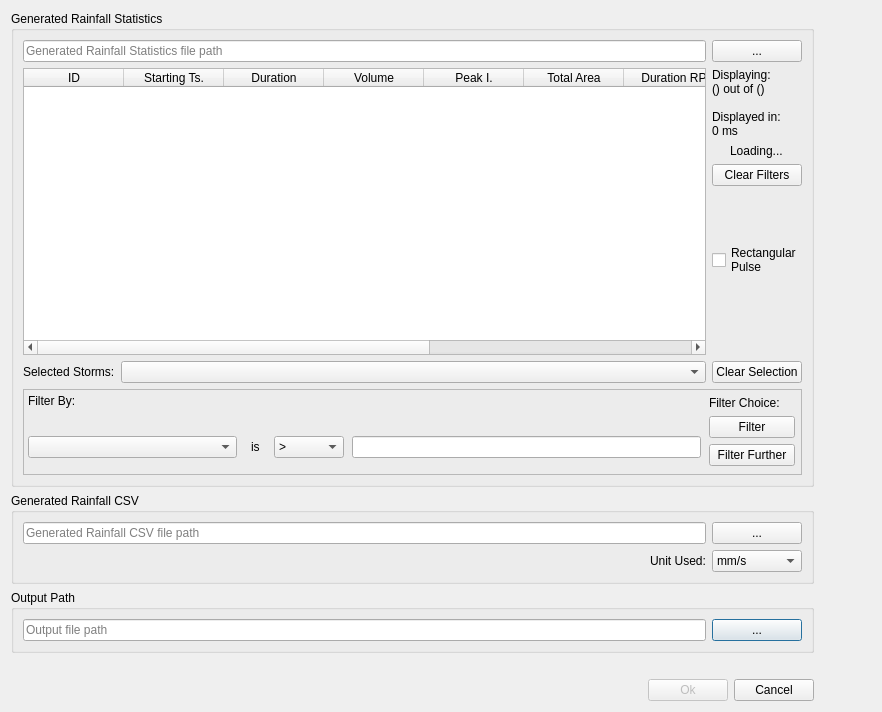
<?xml version="1.0" encoding="UTF-8"?>
<ui version="4.0">
 <class>Dialog</class>
 <widget class="QDialog" name="Dialog">
  <property name="enabled">
   <bool>true</bool>
  </property>
  <property name="geometry">
   <rect>
    <x>0</x>
    <y>0</y>
    <width>882</width>
    <height>712</height>
   </rect>
  </property>
  <property name="sizePolicy">
   <sizepolicy hsizetype="Minimum" vsizetype="Expanding">
    <horstretch>10</horstretch>
    <verstretch>10</verstretch>
   </sizepolicy>
  </property>
  <property name="minimumSize">
   <size>
    <width>700</width>
    <height>500</height>
   </size>
  </property>
  <property name="maximumSize">
   <size>
    <width>16777215</width>
    <height>16777215</height>
   </size>
  </property>
  <property name="focusPolicy">
   <enum>Qt::StrongFocus</enum>
  </property>
  <property name="windowTitle">
   <string>Storm Exporter</string>
  </property>
  <property name="windowIcon">
   <iconset>
    <normaloff>../../../../../../../../../../../../.designer/icons/storm_export.png</normaloff>../../../../../../../../../../../../.designer/icons/storm_export.png</iconset>
  </property>
  <property name="toolTip">
   <string/>
  </property>
  <property name="modal">
   <bool>false</bool>
  </property>
  <layout class="QGridLayout" name="gridLayout">
   <property name="rightMargin">
    <number>20</number>
   </property>
   <item row="3" column="0">
    <widget class="QGroupBox" name="groupBox_4">
     <property name="title">
      <string>Output Path</string>
     </property>
     <layout class="QHBoxLayout" name="horizontalLayout_6">
      <item>
       <widget class="QLineEdit" name="output_edit_path">
        <property name="focusPolicy">
         <enum>Qt::StrongFocus</enum>
        </property>
        <property name="toolTip">
         <string>&lt;html&gt;&lt;head/&gt;&lt;body&gt;&lt;p&gt;Set the Output file path&lt;/p&gt;&lt;/body&gt;&lt;/html&gt;</string>
        </property>
        <property name="placeholderText">
         <string>Output file path</string>
        </property>
       </widget>
      </item>
      <item>
       <widget class="QPushButton" name="output_browse">
        <property name="minimumSize">
         <size>
          <width>90</width>
          <height>0</height>
         </size>
        </property>
        <property name="focusPolicy">
         <enum>Qt::StrongFocus</enum>
        </property>
        <property name="toolTip">
         <string>Pick output folder</string>
        </property>
        <property name="text">
         <string notr="true">...</string>
        </property>
       </widget>
      </item>
     </layout>
    </widget>
   </item>
   <item row="5" column="0">
    <spacer name="verticalSpacer">
     <property name="orientation">
      <enum>Qt::Vertical</enum>
     </property>
     <property name="sizeType">
      <enum>QSizePolicy::Minimum</enum>
     </property>
     <property name="sizeHint" stdset="0">
      <size>
       <width>20</width>
       <height>20</height>
      </size>
     </property>
    </spacer>
   </item>
   <item row="2" column="0">
    <widget class="QGroupBox" name="groupBox_3">
     <property name="title">
      <string>Generated Rainfall CSV</string>
     </property>
     <layout class="QGridLayout" name="gridLayout_4">
      <item row="0" column="0">
       <widget class="QLineEdit" name="grc_edit_path">
        <property name="focusPolicy">
         <enum>Qt::StrongFocus</enum>
        </property>
        <property name="toolTip">
         <string>&lt;html&gt;&lt;head/&gt;&lt;body&gt;&lt;p&gt;Set the Generated Rainfall CSV file path&lt;/p&gt;&lt;/body&gt;&lt;/html&gt;</string>
        </property>
        <property name="placeholderText">
         <string>Generated Rainfall CSV file path</string>
        </property>
       </widget>
      </item>
      <item row="0" column="2">
       <widget class="QPushButton" name="grc_browse">
        <property name="minimumSize">
         <size>
          <width>90</width>
          <height>0</height>
         </size>
        </property>
        <property name="focusPolicy">
         <enum>Qt::StrongFocus</enum>
        </property>
        <property name="toolTip">
         <string>Pick output folder</string>
        </property>
        <property name="text">
         <string notr="true">...</string>
        </property>
       </widget>
      </item>
      <item row="1" column="2">
       <widget class="QComboBox" name="filter_1_unit">
        <property name="enabled">
         <bool>true</bool>
        </property>
        <property name="currentText">
         <string notr="true">mm/s</string>
        </property>
        <item>
         <property name="text">
          <string notr="true">mm/s</string>
         </property>
        </item>
        <item>
         <property name="text">
          <string notr="true">mm/hr</string>
         </property>
        </item>
        <item>
         <property name="text">
          <string notr="true">m/s</string>
         </property>
        </item>
        <item>
         <property name="text">
          <string notr="true">m/hr</string>
         </property>
        </item>
        <item>
         <property name="text">
          <string notr="true">in/s</string>
         </property>
        </item>
        <item>
         <property name="text">
          <string notr="true">in/hr</string>
         </property>
        </item>
        <item>
         <property name="text">
          <string notr="true">ft/s</string>
         </property>
        </item>
        <item>
         <property name="text">
          <string notr="true">ft/hr</string>
         </property>
        </item>
       </widget>
      </item>
      <item row="1" column="0" alignment="Qt::AlignRight">
       <widget class="QLabel" name="label_5">
        <property name="text">
         <string>Unit Used:</string>
        </property>
       </widget>
      </item>
     </layout>
    </widget>
   </item>
   <item row="0" column="0">
    <widget class="QGroupBox" name="groupBox_2">
     <property name="sizePolicy">
      <sizepolicy hsizetype="Preferred" vsizetype="Expanding">
       <horstretch>0</horstretch>
       <verstretch>0</verstretch>
      </sizepolicy>
     </property>
     <property name="title">
      <string>Generated Rainfall Statistics</string>
     </property>
     <layout class="QGridLayout" name="gridLayout_2">
      <item row="2" column="0">
       <widget class="QTableWidget" name="results_display">
        <property name="sizePolicy">
         <sizepolicy hsizetype="Minimum" vsizetype="Expanding">
          <horstretch>0</horstretch>
          <verstretch>0</verstretch>
         </sizepolicy>
        </property>
        <property name="minimumSize">
         <size>
          <width>0</width>
          <height>0</height>
         </size>
        </property>
        <property name="baseSize">
         <size>
          <width>0</width>
          <height>250</height>
         </size>
        </property>
        <property name="sizeAdjustPolicy">
         <enum>QAbstractScrollArea::AdjustIgnored</enum>
        </property>
        <property name="autoScroll">
         <bool>false</bool>
        </property>
        <property name="editTriggers">
         <set>QAbstractItemView::NoEditTriggers</set>
        </property>
        <property name="selectionMode">
         <enum>QAbstractItemView::MultiSelection</enum>
        </property>
        <property name="selectionBehavior">
         <enum>QAbstractItemView::SelectRows</enum>
        </property>
        <attribute name="horizontalHeaderCascadingSectionResizes">
         <bool>false</bool>
        </attribute>
        <attribute name="horizontalHeaderShowSortIndicator" stdset="0">
         <bool>true</bool>
        </attribute>
        <attribute name="horizontalHeaderStretchLastSection">
         <bool>true</bool>
        </attribute>
        <attribute name="verticalHeaderVisible">
         <bool>false</bool>
        </attribute>
        <column>
         <property name="text">
          <string>ID</string>
         </property>
         <property name="toolTip">
          <string>ID Number of the storm</string>
         </property>
         <property name="whatsThis">
          <string/>
         </property>
        </column>
        <column>
         <property name="text">
          <string>Starting Ts.</string>
         </property>
         <property name="toolTip">
          <string>The storm starting time step</string>
         </property>
        </column>
        <column>
         <property name="text">
          <string>Duration</string>
         </property>
         <property name="toolTip">
          <string>How long the storm lasts in days</string>
         </property>
        </column>
        <column>
         <property name="text">
          <string>Volume</string>
         </property>
         <property name="toolTip">
          <string>Total volume of the storm</string>
         </property>
        </column>
        <column>
         <property name="text">
          <string>Peak I.</string>
         </property>
         <property name="toolTip">
          <string>Storm's peak intensity value</string>
         </property>
        </column>
        <column>
         <property name="text">
          <string>Total Area</string>
         </property>
         <property name="toolTip">
          <string>Total area covered by storm</string>
         </property>
        </column>
        <column>
         <property name="text">
          <string>Duration RP</string>
         </property>
         <property name="toolTip">
          <string>Return Period of duration in this storm seires</string>
         </property>
        </column>
        <column>
         <property name="text">
          <string>Volume RP</string>
         </property>
         <property name="toolTip">
          <string>Return Period of volume in this storm seires</string>
         </property>
        </column>
        <column>
         <property name="text">
          <string>Peak I. RP</string>
         </property>
         <property name="toolTip">
          <string>Return Period of peak intensity in this storm seires</string>
         </property>
        </column>
        <column>
         <property name="text">
          <string>Total Area RP</string>
         </property>
         <property name="toolTip">
          <string>Return Period of total area in this storm seires</string>
         </property>
        </column>
       </widget>
      </item>
      <item row="2" column="1">
       <layout class="QVBoxLayout" name="vl_left">
        <property name="topMargin">
         <number>0</number>
        </property>
        <item alignment="Qt::AlignTop">
         <widget class="QLabel" name="filter_stats">
          <property name="text">
           <string>Displaying:
() out of ()

Displayed in:
0 ms</string>
          </property>
         </widget>
        </item>
        <item alignment="Qt::AlignHCenter|Qt::AlignTop">
         <widget class="QLabel" name="loading_icon">
          <property name="sizePolicy">
           <sizepolicy hsizetype="Preferred" vsizetype="MinimumExpanding">
            <horstretch>0</horstretch>
            <verstretch>0</verstretch>
           </sizepolicy>
          </property>
          <property name="minimumSize">
           <size>
            <width>0</width>
            <height>0</height>
           </size>
          </property>
          <property name="maximumSize">
           <size>
            <width>200</width>
            <height>200</height>
           </size>
          </property>
          <property name="sizeIncrement">
           <size>
            <width>0</width>
            <height>0</height>
           </size>
          </property>
          <property name="baseSize">
           <size>
            <width>50</width>
            <height>50</height>
           </size>
          </property>
          <property name="text">
           <string>Loading...</string>
          </property>
         </widget>
        </item>
        <item>
         <widget class="QPushButton" name="button_clear">
          <property name="text">
           <string>Clear Filters</string>
          </property>
         </widget>
        </item>
        <item>
         <spacer name="verticalSpacer_4">
          <property name="orientation">
           <enum>Qt::Vertical</enum>
          </property>
          <property name="sizeHint" stdset="0">
           <size>
            <width>20</width>
            <height>10</height>
           </size>
          </property>
         </spacer>
        </item>
        <item>
         <widget class="QCheckBox" name="cb_recPulse">
          <property name="text">
           <string>Rectangular
Pulse</string>
          </property>
         </widget>
        </item>
        <item>
         <spacer name="verticalSpacer_2">
          <property name="orientation">
           <enum>Qt::Vertical</enum>
          </property>
          <property name="sizeHint" stdset="0">
           <size>
            <width>20</width>
            <height>40</height>
           </size>
          </property>
         </spacer>
        </item>
        <item alignment="Qt::AlignLeft">
         <widget class="QPushButton" name="clear_table_button">
          <property name="text">
           <string/>
          </property>
          <property name="icon">
           <iconset resource="resources.qrc">
            <normaloff>:/clear_icon</normaloff>:/clear_icon</iconset>
          </property>
          <property name="flat">
           <bool>true</bool>
          </property>
         </widget>
        </item>
       </layout>
      </item>
      <item row="0" column="1">
       <widget class="QPushButton" name="grs_browse">
        <property name="sizePolicy">
         <sizepolicy hsizetype="Minimum" vsizetype="Fixed">
          <horstretch>0</horstretch>
          <verstretch>0</verstretch>
         </sizepolicy>
        </property>
        <property name="minimumSize">
         <size>
          <width>90</width>
          <height>0</height>
         </size>
        </property>
        <property name="focusPolicy">
         <enum>Qt::StrongFocus</enum>
        </property>
        <property name="toolTip">
         <string>Pick output folder</string>
        </property>
        <property name="text">
         <string notr="true">...</string>
        </property>
       </widget>
      </item>
      <item row="3" column="0">
       <layout class="QHBoxLayout" name="horizontalLayout_3">
        <property name="topMargin">
         <number>0</number>
        </property>
        <item>
         <widget class="QLabel" name="label_3">
          <property name="sizePolicy">
           <sizepolicy hsizetype="Preferred" vsizetype="Preferred">
            <horstretch>12</horstretch>
            <verstretch>0</verstretch>
           </sizepolicy>
          </property>
          <property name="text">
           <string>Selected Storms:</string>
          </property>
         </widget>
        </item>
        <item>
         <widget class="QgsCheckableComboBox" name="cb_selectedStorms">
          <property name="sizePolicy">
           <sizepolicy hsizetype="Preferred" vsizetype="Fixed">
            <horstretch>88</horstretch>
            <verstretch>0</verstretch>
           </sizepolicy>
          </property>
         </widget>
        </item>
       </layout>
      </item>
      <item row="0" column="0">
       <widget class="QLineEdit" name="grs_edit_path">
        <property name="sizePolicy">
         <sizepolicy hsizetype="Expanding" vsizetype="Fixed">
          <horstretch>80</horstretch>
          <verstretch>0</verstretch>
         </sizepolicy>
        </property>
        <property name="focusPolicy">
         <enum>Qt::StrongFocus</enum>
        </property>
        <property name="toolTip">
         <string>&lt;html&gt;&lt;head/&gt;&lt;body&gt;&lt;p&gt;Set the Generated Rainfall Statistics file path&lt;/p&gt;&lt;/body&gt;&lt;/html&gt;</string>
        </property>
        <property name="placeholderText">
         <string>Generated Rainfall Statistics file path</string>
        </property>
       </widget>
      </item>
      <item row="8" column="0" colspan="2">
       <widget class="QFrame" name="horizontalFrame">
        <property name="frameShape">
         <enum>QFrame::StyledPanel</enum>
        </property>
        <layout class="QHBoxLayout" name="horizontalLayout_7">
         <property name="leftMargin">
          <number>4</number>
         </property>
         <property name="topMargin">
          <number>4</number>
         </property>
         <property name="rightMargin">
          <number>4</number>
         </property>
         <property name="bottomMargin">
          <number>6</number>
         </property>
         <item>
          <layout class="QGridLayout" name="gridLayout_3">
           <property name="bottomMargin">
            <number>0</number>
           </property>
           <property name="horizontalSpacing">
            <number>10</number>
           </property>
           <item row="0" column="0" alignment="Qt::AlignTop">
            <widget class="QLabel" name="label">
             <property name="text">
              <string>Filter By:</string>
             </property>
             <property name="buddy">
              <cstring>filter_1_combo</cstring>
             </property>
            </widget>
           </item>
           <item row="2" column="0">
            <layout class="QHBoxLayout" name="horizontalLayout" stretch="0,0,0,0">
             <property name="spacing">
              <number>8</number>
             </property>
             <item>
              <widget class="QComboBox" name="filter_1_combo">
               <property name="sizePolicy">
                <sizepolicy hsizetype="Preferred" vsizetype="Fixed">
                 <horstretch>30</horstretch>
                 <verstretch>0</verstretch>
                </sizepolicy>
               </property>
              </widget>
             </item>
             <item alignment="Qt::AlignHCenter">
              <widget class="QLabel" name="label_2">
               <property name="sizePolicy">
                <sizepolicy hsizetype="Preferred" vsizetype="Preferred">
                 <horstretch>3</horstretch>
                 <verstretch>0</verstretch>
                </sizepolicy>
               </property>
               <property name="text">
                <string>is</string>
               </property>
              </widget>
             </item>
             <item>
              <widget class="QComboBox" name="filter_1_operator">
               <property name="sizePolicy">
                <sizepolicy hsizetype="Preferred" vsizetype="Fixed">
                 <horstretch>10</horstretch>
                 <verstretch>0</verstretch>
                </sizepolicy>
               </property>
               <property name="currentText">
                <string notr="true">&gt;</string>
               </property>
               <item>
                <property name="text">
                 <string notr="true">&gt;</string>
                </property>
               </item>
               <item>
                <property name="text">
                 <string notr="true">&lt;</string>
                </property>
               </item>
               <item>
                <property name="text">
                 <string notr="true">=</string>
                </property>
               </item>
               <item>
                <property name="text">
                 <string notr="true">&gt;=</string>
                </property>
               </item>
               <item>
                <property name="text">
                 <string notr="true">&lt;=</string>
                </property>
               </item>
               <item>
                <property name="text">
                 <string notr="true">!=</string>
                </property>
               </item>
               <item>
                <property name="text">
                 <string>Top</string>
                </property>
               </item>
               <item>
                <property name="text">
                 <string>Bottom</string>
                </property>
               </item>
              </widget>
             </item>
             <item>
              <widget class="QLineEdit" name="filter_1_value">
               <property name="sizePolicy">
                <sizepolicy hsizetype="Expanding" vsizetype="Fixed">
                 <horstretch>50</horstretch>
                 <verstretch>0</verstretch>
                </sizepolicy>
               </property>
              </widget>
             </item>
            </layout>
           </item>
           <item row="3" column="0">
            <spacer name="verticalSpacer_3">
             <property name="orientation">
              <enum>Qt::Vertical</enum>
             </property>
             <property name="sizeType">
              <enum>QSizePolicy::Minimum</enum>
             </property>
             <property name="sizeHint" stdset="0">
              <size>
               <width>20</width>
               <height>10</height>
              </size>
             </property>
            </spacer>
           </item>
          </layout>
         </item>
         <item alignment="Qt::AlignTop">
          <widget class="QFrame" name="frame">
           <property name="sizePolicy">
            <sizepolicy hsizetype="Minimum" vsizetype="Expanding">
             <horstretch>0</horstretch>
             <verstretch>0</verstretch>
            </sizepolicy>
           </property>
           <property name="minimumSize">
            <size>
             <width>90</width>
             <height>0</height>
            </size>
           </property>
           <property name="frameShape">
            <enum>QFrame::NoFrame</enum>
           </property>
           <property name="frameShadow">
            <enum>QFrame::Plain</enum>
           </property>
           <layout class="QVBoxLayout" name="verticalLayout">
            <property name="leftMargin">
             <number>2</number>
            </property>
            <property name="topMargin">
             <number>2</number>
            </property>
            <property name="rightMargin">
             <number>2</number>
            </property>
            <property name="bottomMargin">
             <number>2</number>
            </property>
            <item alignment="Qt::AlignTop">
             <widget class="QLabel" name="label_4">
              <property name="text">
               <string>Filter Choice:</string>
              </property>
              <property name="buddy">
               <cstring>button_filter</cstring>
              </property>
             </widget>
            </item>
            <item alignment="Qt::AlignTop">
             <widget class="QPushButton" name="button_filter">
              <property name="text">
               <string>Filter</string>
              </property>
             </widget>
            </item>
            <item alignment="Qt::AlignBottom">
             <widget class="QPushButton" name="button_filter_further">
              <property name="text">
               <string>Filter Further</string>
              </property>
             </widget>
            </item>
           </layout>
          </widget>
         </item>
        </layout>
       </widget>
      </item>
      <item row="3" column="1">
       <widget class="QPushButton" name="button_clear_selectedStorms">
        <property name="sizePolicy">
         <sizepolicy hsizetype="Minimum" vsizetype="Fixed">
          <horstretch>0</horstretch>
          <verstretch>0</verstretch>
         </sizepolicy>
        </property>
        <property name="text">
         <string>Clear Selection</string>
        </property>
       </widget>
      </item>
     </layout>
    </widget>
   </item>
   <item row="7" column="0">
    <layout class="QHBoxLayout" name="horizontalLayout_2">
     <property name="topMargin">
      <number>0</number>
     </property>
     <item>
      <spacer name="horizontalSpacer_3">
       <property name="orientation">
        <enum>Qt::Horizontal</enum>
       </property>
       <property name="sizeHint" stdset="0">
        <size>
         <width>40</width>
         <height>20</height>
        </size>
       </property>
      </spacer>
     </item>
     <item>
      <widget class="QPushButton" name="button_box_ok">
       <property name="enabled">
        <bool>false</bool>
       </property>
       <property name="text">
        <string>Ok</string>
       </property>
      </widget>
     </item>
     <item>
      <widget class="QPushButton" name="button_box_cancel">
       <property name="text">
        <string>Cancel</string>
       </property>
      </widget>
     </item>
    </layout>
   </item>
   <item row="0" column="1">
    <layout class="QVBoxLayout" name="verticalLayout_2">
     <property name="rightMargin">
      <number>0</number>
     </property>
     <item>
      <spacer name="verticalSpacer_6">
       <property name="orientation">
        <enum>Qt::Vertical</enum>
       </property>
       <property name="sizeType">
        <enum>QSizePolicy::Fixed</enum>
       </property>
       <property name="sizeHint" stdset="0">
        <size>
         <width>20</width>
         <height>20</height>
        </size>
       </property>
      </spacer>
     </item>
     <item>
      <widget class="QPushButton" name="HelpButton">
       <property name="maximumSize">
        <size>
         <width>80</width>
         <height>50</height>
        </size>
       </property>
       <property name="focusPolicy">
        <enum>Qt::StrongFocus</enum>
       </property>
       <property name="styleSheet">
        <string notr="true">QPushButton {
    color: #333;
    border: 0px solid #555;
    border-radius: 0px;
    border-style: outset;
    background: transparent;
    padding: 5px;
    }

</string>
       </property>
       <property name="text">
        <string/>
       </property>
       <property name="icon">
        <iconset>
         <normaloff>../icons/HelpButton.png</normaloff>../icons/HelpButton.png</iconset>
       </property>
       <property name="iconSize">
        <size>
         <width>25</width>
         <height>25</height>
        </size>
       </property>
      </widget>
     </item>
     <item>
      <spacer name="verticalSpacer_5">
       <property name="orientation">
        <enum>Qt::Vertical</enum>
       </property>
       <property name="sizeType">
        <enum>QSizePolicy::Expanding</enum>
       </property>
       <property name="sizeHint" stdset="0">
        <size>
         <width>20</width>
         <height>10</height>
        </size>
       </property>
      </spacer>
     </item>
    </layout>
   </item>
  </layout>
 </widget>
 <customwidgets>
  <customwidget>
   <class>QgsCheckableComboBox</class>
   <extends>QComboBox</extends>
   <header>qgscheckablecombobox.h</header>
  </customwidget>
 </customwidgets>
 <tabstops>
  <tabstop>grs_edit_path</tabstop>
  <tabstop>grs_browse</tabstop>
  <tabstop>filter_1_combo</tabstop>
  <tabstop>filter_1_operator</tabstop>
  <tabstop>filter_1_value</tabstop>
  <tabstop>button_filter</tabstop>
  <tabstop>button_filter_further</tabstop>
  <tabstop>grc_edit_path</tabstop>
  <tabstop>grc_browse</tabstop>
  <tabstop>output_edit_path</tabstop>
  <tabstop>output_browse</tabstop>
  <tabstop>button_box_ok</tabstop>
  <tabstop>button_box_cancel</tabstop>
  <tabstop>button_clear</tabstop>
  <tabstop>clear_table_button</tabstop>
  <tabstop>results_display</tabstop>
 </tabstops>
 <resources>
  <include location="resources.qrc"/>
 </resources>
 <connections/>
 <slots>
  <slot>accept_override()</slot>
 </slots>
</ui>
